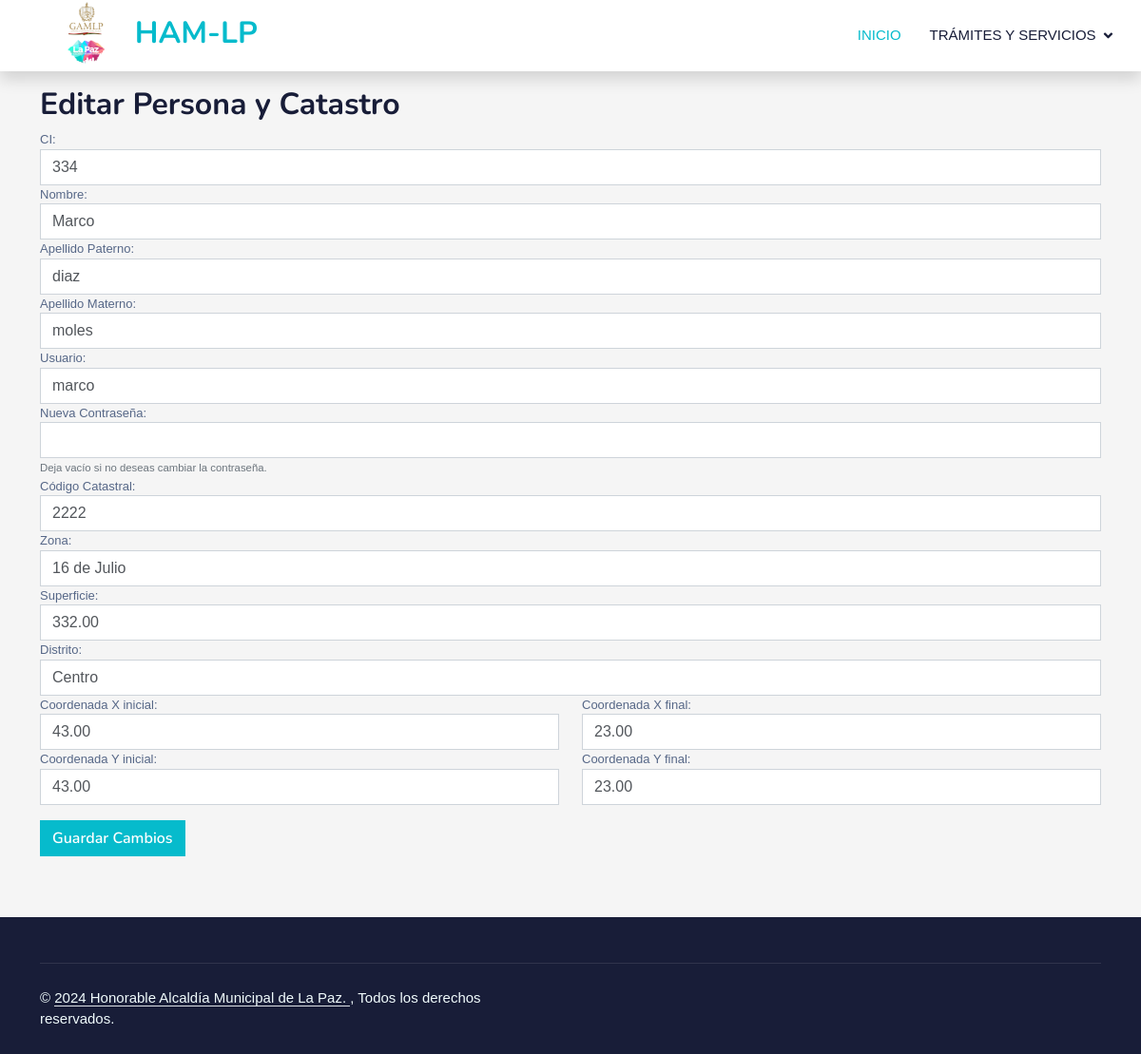
/2/editar.php?ci=334&codigoCatastral=2222 (signed in), run on the app's committed database.
### tables this page shows
CREATE TABLE `persona` (
  `ci` varchar(20) NOT NULL,
  `nombre` varchar(100) DEFAULT NULL,
  `paterno` varchar(100) DEFAULT NULL,
  `materno` varchar(100) DEFAULT NULL,
  `idUsuario` int(11) DEFAULT NULL
);

CREATE TABLE `usuario` (
  `idUsuario` int(11) NOT NULL,
  `usuario` varchar(50) NOT NULL,
  `contrasenia` varchar(255) NOT NULL,
  `rol` varchar(20) NOT NULL
);

CREATE TABLE `catastro` (
  `codigoCatastral` varchar(50) NOT NULL,
  `zona` varchar(150) DEFAULT NULL,
  `superficie` decimal(10,2) DEFAULT NULL,
  `distrito` varchar(50) DEFAULT NULL,
  `ci` varchar(20) DEFAULT NULL,
  `xini` decimal(10,2) DEFAULT NULL,
  `yini` decimal(10,2) DEFAULT NULL,
  `xfin` decimal(10,2) DEFAULT NULL,
  `yfin` decimal(10,2) DEFAULT NULL
);

### 2/editar.php (the view, shortened to what this page needs)
<?php
include 'conexion.inc.php';
$ci = $_GET['ci'];
$codigoCatastral = $_GET['codigoCatastral'];
$sql = "SELECT p.ci, p.nombre, p.paterno, p.materno, c.codigoCatastral, c.zona, c.superficie, c.distrito,
               c.xini, c.yini, c.xfin, c.yfin, p.idUsuario, u.usuario
        FROM persona p
        JOIN catastro c ON p.ci = c.ci
        JOIN usuario u ON p.idUsuario = u.idUsuario
        WHERE p.ci = ? AND c.codigoCatastral = ?";
$stmt = $con->prepare($sql);
$stmt->bind_param("ss", $ci, $codigoCatastral);
$stmt->execute();
$result = $stmt->get_result();
$data = $result->fetch_assoc();
?>
<!DOCTYPE html>
<html lang="es">
<head>
    <link href="https://cdnjs.cloudflare.com/ajax/libs/font-awesome/5.10.0/css/all.min.css" rel="stylesheet">
    <link href="https://cdn.jsdelivr.net/npm/bootstrap-icons@1.4.1/font/bootstrap-icons.css" rel="stylesheet">
    <link href="css/bootstrap.min.css" rel="stylesheet">
    <link href="css/style.css" rel="stylesheet">
    <link rel="stylesheet" href="crud2.css">
</head>
<body>
    <nav class="navbar navbar-expand-lg bg-white navbar-light shadow sticky-top p-0">
        <a href="index.html" class="navbar-brand d-flex align-items-center px-4 px-lg-5">
            <h2 class="m-0 text-primary"> <img class="img-fluid" src="img/logo2.png" alt="" style="width: 85px; height: 85px;">
                HAM-LP</h2>
        </a>
        <div class="collapse navbar-collapse" id="navbarCollapse">
            <div class="navbar-nav ms-auto p-4 p-lg-0">
                <a href="index.html" class="nav-item nav-link active">Inicio</a>
                <div class="nav-item dropdown">
                    <a href="#" class="nav-link dropdown-toggle" data-bs-toggle="dropdown">Trámites y servicios</a>
                </div>
            </div>
        </div>
    </nav>
    <div class="container-sm py-3">
    <h2>Editar Persona y Catastro</h2>
    <form action="guardar_edicion.php" method="post">
        <div class="form-group">
            <label for="ci">CI:</label>
            <input type="text" class="form-control" id="ci" name="ci" value="<?php echo $data['ci']; ?>" required>
        </div>
        <div class="form-group">
            <label for="nombre">Nombre:</label>
            <input type="text" class="form-control" id="nombre" name="nombre" value="<?php echo $data['nombre']; ?>" required>
        </div>
        <div class="form-group">
            <label for="paterno">Apellido Paterno:</label>
            <input type="text" class="form-control" id="paterno" name="paterno" value="<?php echo $data['paterno']; ?>" required>
        </div>
        <div class="form-group">
            <label for="materno">Apellido Materno:</label>
            <input type="text" class="form-control" id="materno" name="materno" value="<?php echo $data['materno']; ?>" required>
        </div>
        <div class="form-group">
            <label for="usuario">Usuario:</label>
            <input type="text" class="form-control" id="usuario" name="usuario" value="<?php echo $data['usuario']; ?>" required>
        </div>
        <div class="form-group">
            <label for="contrasena">Nueva Contraseña:</label>
            <input type="password" class="form-control" id="contrasena" name="contrasena">
            <small class="form-text text-muted">Deja vacío si no deseas cambiar la contraseña.</small>
        </div>
        <div class="form-group">
            <label for="codigoCatastral">Código Catastral:</label>
            <input type="text" class="form-control" id="codigoCatastral" name="codigoCatastral" value="<?php echo $data['codigoCatastral']; ?>" required>
        </div>
        <div class="form-group">
            <label for="zona">Zona:</label>
            <input type="text" class="form-control" id="zona" name="zona" value="<?php echo $data['zona']; ?>" required>
        </div>
        <div class="form-group">
            <label for="superficie">Superficie:</label>
            <input type="text" class="form-control" id="superficie" name="superficie" value="<?php echo $data['superficie']; ?>" required>
        </div>
        <div class="form-group">
            <label for="distrito">Distrito:</label>
            <input type="text" class="form-control" id="distrito" name="distrito" value="<?php echo $data['distrito']; ?>" required>
        </div>
        <div class="form-group">
            <div class="row">
                <div class="col-md-6">
                    <label for="xini">Coordenada X inicial:</label>
                    <input type="number" step="0.01" name="xini" id="xini" class="form-control" value="<?php echo $data['xini']; ?>" required>
                </div>
                <div class="col-md-6">
                    <label for="xfin">Coordenada X final:</label>
                    <input type="number" step="0.01" name="xfin" id="xfin" class="form-control" value="<?php echo $data['xfin']; ?>" required>
                </div>
            </div>
        </div>
        <div class="form-group">
            <div class="row">
                <div class="col-md-6">
                    <label for="yini">Coordenada Y inicial:</label>
                    <input type="number" step="0.01" name="yini" id="yini" class="form-control" value="<?php echo $data['yini']; ?>" required>
                </div>
                <div class="col-md-6">
                    <label for="yfin">Coordenada Y final:</label>
                    <input type="number" step="0.01" name="yfin" id="yfin" class="form-control" value="<?php echo $data['yfin']; ?>" required>
                </div>
            </div>
        </div>
        <button type="submit" class="btn btn-primary mt-3">Guardar Cambios</button>
    </form>
    </div>
    <div class="container-fluid bg-dark text-light footer pt-5 mt-5">
        <div class="container">
            <div class="copyright">
                <div class="row">
                    <div class="col-md-6 text-center text-md-start mb-3 mb-md-0">
                        &copy; <a class="border-bottom" href="#">2024 Honorable Alcaldía Municipal de La Paz. </a>, Todos los derechos reservados.
                    </div>
                </div>
            </div>
        </div>
    </div>
</body>
</html>

### 2/css/style.css (style rules this page uses)
:root { --primary: #06BBCC; --light: #F0FBFC; --dark: #181d38; }
.btn { font-family: 'Nunito', sans-serif; font-weight: 600; transition: .5s; }
.btn.btn-primary, .btn.btn-secondary { color: #FFFFFF; }
.navbar .dropdown-toggle::after { border: none; content: "\f107"; font-family: "Font Awesome 5 Free"; font-weight: 900; vertical-align: middle; margin-left: 8px; }
.navbar-light .navbar-nav .nav-link { margin-right: 30px; padding: 25px 0; color: #FFFFFF; font-size: 15px; text-transform: uppercase; outline: none; }
.navbar-light .navbar-nav .nav-link:hover, .navbar-light .navbar-nav .nav-link.active { color: var(--primary); }
.navbar-light .navbar-brand, .navbar-light a.btn { height: 75px; }
.navbar-light .navbar-nav .nav-link { color: var(--dark); font-weight: 500; }
.navbar-light.sticky-top { top: -100px; transition: .5s; }
.footer .copyright { padding: 25px 0; font-size: 15px; border-top: 1px solid rgba(256, 256, 256, .1); }
.footer .copyright a { color: var(--light); }

### 2/crud2.css (style rules this page uses)
body { color: #566787; background: #f5f5f5; font-family: 'Varela Round', sans-serif; font-size: 13px; }

### data on the page
persona: ci "334", nombre "Marco", paterno "diaz", materno "moles", usuario "marco", codigoCatastral "2222", zona "16 de Julio", superficie "332.00", distrito "Centro", xini "43.00", xfin "23.00", yini "43.00", yfin "23.00"
